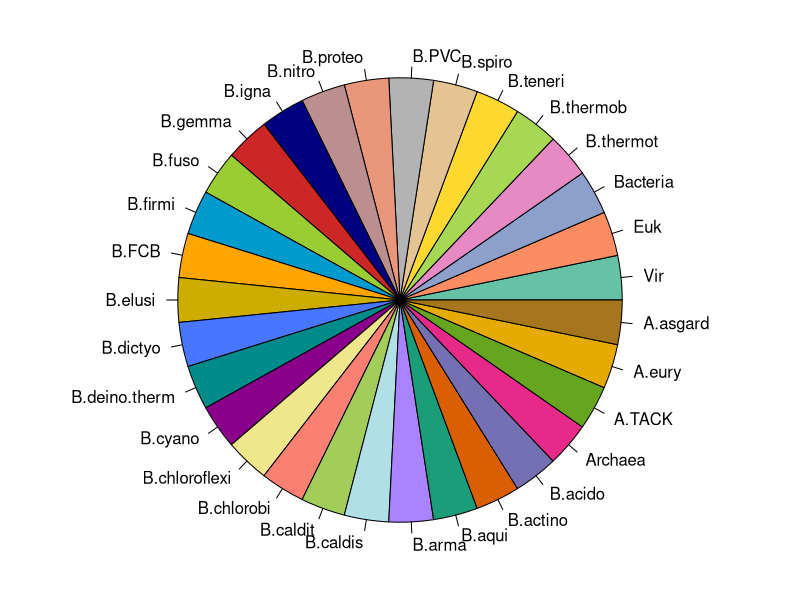

Recreate this plot in R.
discrete_palettes <- c( # arc>bac>euk>vir
  RColorBrewer::brewer.pal(8, "Set2"),                         # 1-8
  'darksalmon', 'rosybrown', 'navy', 'firebrick3',             # 9-12
  'yellowgreen', 'deepskyblue3', 'orange', 'gold3',            # 13-16
  'royalblue1', 'cyan4', 'darkmagenta', 'khaki',               # 18-20
  'salmon', 'darkolivegreen3', 'powderblue', 'mediumpurple1',  # 21-24
  RColorBrewer::brewer.pal(7, "Dark2")                         # 25-31
)


lineages <- c("Vir", "Euk", "Bacteria", "B.thermot",
             "B.thermob", "B.teneri", "B.spiro", "B.PVC",
             "B.proteo", "B.nitro", "B.igna", "B.gemma",
             "B.fuso", "B.firmi", "B.FCB", "B.elusi",
             "B.dictyo", "B.deino.therm", "B.cyano" , "B.chloroflexi",
             "B.chlorobi", "B.caldit", "B.caldis", "B.arma",
             "B.aqui", "B.actino", "B.acido", "Archaea",
             "A.TACK", "A.eury", "A.asgard")



par(mar = rep(0, 4))
pie(rep(1, length(discrete_palettes)), angle=0,
    col=discrete_palettes,
    labels=lineages)
